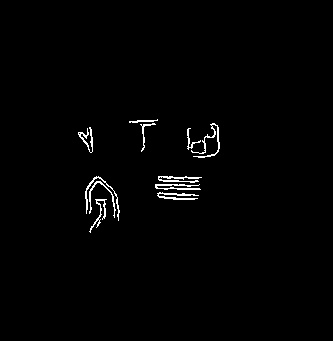
#> input picture MathematicalModeling/Q2/test_data_tasked/b02547.jpg, 333 x 341 px, found by its file name
$ python pre_task_faster.py
#> lines starting #> are read from the running program, lines starting #| are printed output that depends on the picture; after the words box and inside, x2 and y2 are one past the last pixel; in counts of white or black regions, pixels touching at a corner belong together
import cv2
import numpy as np

img = cv2.imread("C:\\Users\\Administrator\\Documents\\Study\\Study\\MathematicalModeling\\Q2\\test_data\\b02547.jpg")
#> img is the input picture: shape (341, 333, 3); min 0, max 255, mean 3.1
# img = cv2.imread("C:\\Users\\Administrator\\Documents\\Study\\Study\\MathematicalModeling\\Q2\\test_data\\b02535.jpg")
# img = cv2.imread("C:\\Users\\Administrator\\Documents\\Study\\Study\\MathematicalModeling\\Q2\\test_data\\b02531Z.jpg")

print(img.shape)
#| (341, 333, 3)

img_new = cv2.cvtColor(img, cv2.COLOR_BGR2GRAY)
num_labels, labels, stats, centroids = cv2.connectedComponentsWithStats(img_new, connectivity=8)
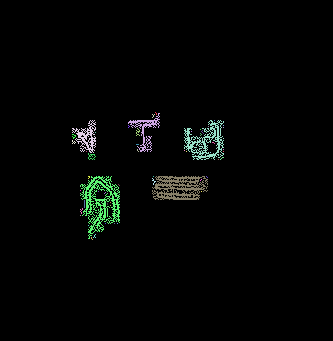
#> labels: shape (341, 333) int32; 57 distinct labels, from 0 to 56; one colour per label, 0 black
#> num_labels = 57; stats = 57 rows, first 6: [0, 0, 333, 341, 110593], [155, 112, 2, 3, 3], [128, 113, 32, 39, 273], [152, 114, 3, 4, 5], [72, 120, 24, 33, 290], [184, 120, 40, 40, 583]; centroids = 57 pairs, first value 73.14 to 223, second value 113 to 238
# regions = measure.regionprops(labels)

# 计算图像总像素数
total_pixels = img_new.shape[0] * img_new.shape[1]
#> total_pixels = 113553
print(total_pixels)
#| 113553

# 获取图片的横纵像素值
height, width = img_new.shape[:2]
#> height = 341; width = 333
# print("Image width:", width)
# print("Image height:", height)

# 计算面积阈值
min_area = total_pixels * 0.00035
#> min_area = 39.74
max_area = total_pixels * 0.0015
#> max_area = 170.3

import matplotlib.pyplot as plt

# 获取所有连通区域的面积
areas = stats[1:, cv2.CC_STAT_AREA]  # 排除背景
#> areas = 56 values, max 898 at index 33, min 1 at index 5, mean 52.86

# 对面积进行排序
sorted_areas = sorted(areas)
#> sorted_areas = 56 values from 1 to 898

# 绘制图像
plt.figure(figsize=(10, 6))
plt.plot(sorted_areas[:-1], marker='o')
plt.title('Area of Connected Components')
plt.xlabel('Component')
plt.ylabel('Area')
plt.grid(True)
plt.show()
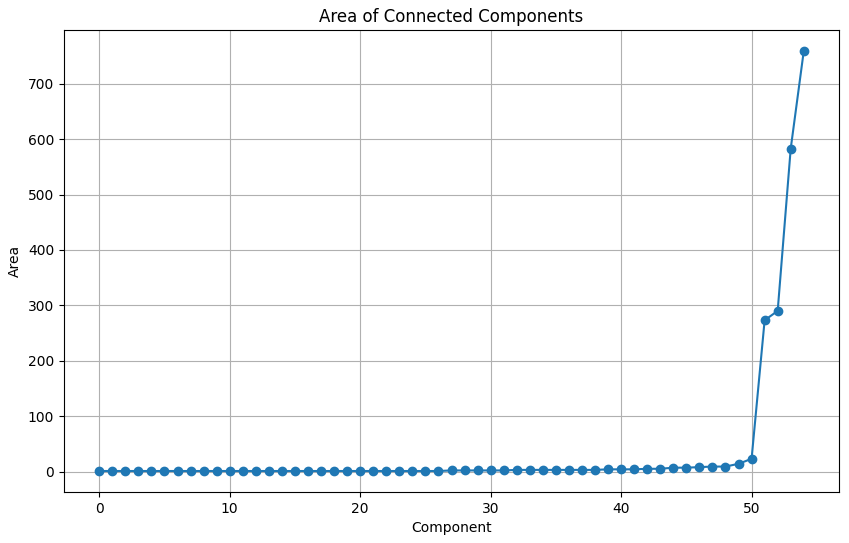
#> figure drawn by matplotlib, 1 panel; curve peaks at x = 54, y = 759

# 遍历所有连通区域
for i in range(1, num_labels):  # 0 label is the background
    # 获取当前连通区域的统计信息
    x = stats[i, cv2.CC_STAT_LEFT]
    y = stats[i, cv2.CC_STAT_TOP]
    w = stats[i, cv2.CC_STAT_WIDTH]
    h = stats[i, cv2.CC_STAT_HEIGHT]
    area = stats[i, cv2.CC_STAT_AREA]

    # 根据设定的条件判断该区域是否为干扰元素
    # if area < min_area or area > max_area:
    #     # 如果是干扰元素，将该区域填充为黑色
    #     img_new[labels == i] = 0

    # if area < 25/(340*340)*width*width or area > sorted_areas[-1] * 0.2:

    if area < sorted_areas[-1] * 0.04 or area > sorted_areas[-1] * 0.2:
        img_new[labels == i] = 0
        continue

    img_new[labels == i] = 255
#> this loop made 56 passes
#> (x, y, w, h, area) on passes 2, 4, 5, 28, 34, 36: (128, 113, 32, 39, 273), (72, 120, 24, 33, 290), (184, 120, 40, 40, 583), (88, 153, 8, 7, 23), (80, 176, 40, 63, 898), (152, 176, 56, 24, 759)
#> img_new: shape (341, 333); every value is 0
    # euler_number = regions[i-1].euler_number
    # print(euler_number)
    # euler_number = cv2.connectedComponentsWithStats(img_new_gray.astype(np.uint8), connectivity=8)[0] - 1

    # r = round(w/h,1)

    # 计算外接矩形
    # bounding_rect = (x, y, w, h)

    # if r == 1.0:
    #     img_new[labels == i] = 0

    # if euler_number < -128:
    #     img_new[labels == i] = 0

    # print(bounding_rect)

    # # 根据设定的条件判断该区域是否为干扰元素
    # if area or euler_number == 0 or euler_number == 1:  # 这里的条件需要根据实际情况进行调整
    #     # 如果是干扰元素，将该区域填充为黑色
    #     img_new[labels == i] = 0


    # 在图像上显示欧拉数
    # cv2.putText(img_new, str(area), (x, y), cv2.FONT_HERSHEY_SIMPLEX, 0.5, (255, 255, 255), 2)

# # 显示最终结果
cv2.imshow("Origin", img)
cv2.imshow("Final Processed Image", img_new)
# cv2.imwrite("C:\\Users\\Administrator\\Documents\\Study\\Study\\MathematicalModeling\\Q1\\1_Pre_test\\test.jpg", img_new)
cv2.waitKey(0)
cv2.destroyAllWindows()

$ run again, with MathematicalModeling/Q2/test_data_tasked/b02535.jpg copied over MathematicalModeling/Q2/test_data_tasked/b02547.jpg
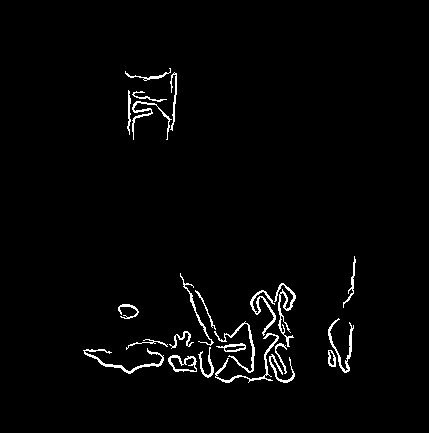
#> input picture MathematicalModeling/Q2/test_data_tasked/b02535.jpg, 429 x 433 px, found by its file name
#> img is the input picture: shape (433, 429, 3); min 0, max 255, mean 5.5
#| (433, 429, 3)
#> labels: shape (433, 429) int32; 142 distinct labels, from 0 to 141
#> num_labels = 142; stats = 142 rows, first 6: [0, 0, 429, 433, 176804], [123, 64, 2, 3, 3], [120, 64, 64, 80, 1414], [168, 64, 1, 1, 1], [120, 66, 3, 4, 5], [172, 67, 3, 2, 3]; centroids = 142 pairs, first value 80.8 to 359, second value 64 to 383
#| 185757
#> areas = 141 values, max 5943 at index 27, min 1 at index 2, mean 63.5
#> sorted_areas = 141 values from 1 to 5943
#> `plt.show()`:
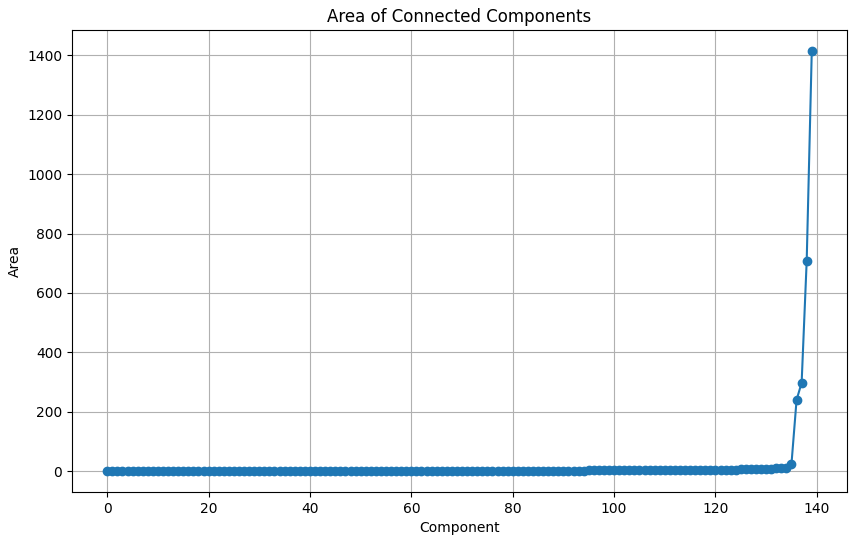
#> figure drawn by matplotlib, 1 panel; curve peaks at x = 139, y = 1414
#> the loop `for i in range(1, num_labels):` made 141 passes
#> (x, y, w, h, area) on passes 2, 26, 28, 51, 55: (120, 64, 64, 80, 1414), (336, 256, 24, 54, 298), (80, 272, 216, 112, 5943), (112, 304, 32, 16, 240), (336, 309, 8, 8, 26)
#> after the loop `for i in range(1, num_labels):`:
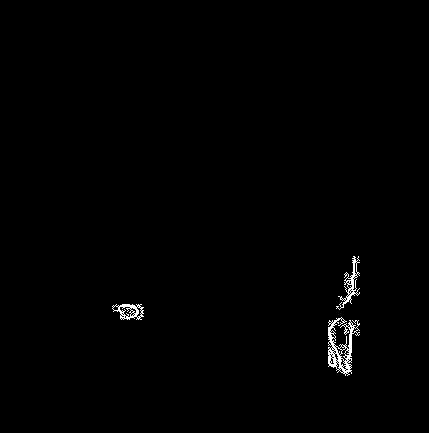
#> img_new: shape (433, 429); 0.67% white in thin lines or dots, all inside (x1, y1, x2, y2) = (112, 256, 360, 376)

$ run again, with MathematicalModeling/Q2/test_data_tasked/b02531Z.jpg copied over MathematicalModeling/Q2/test_data_tasked/b02547.jpg
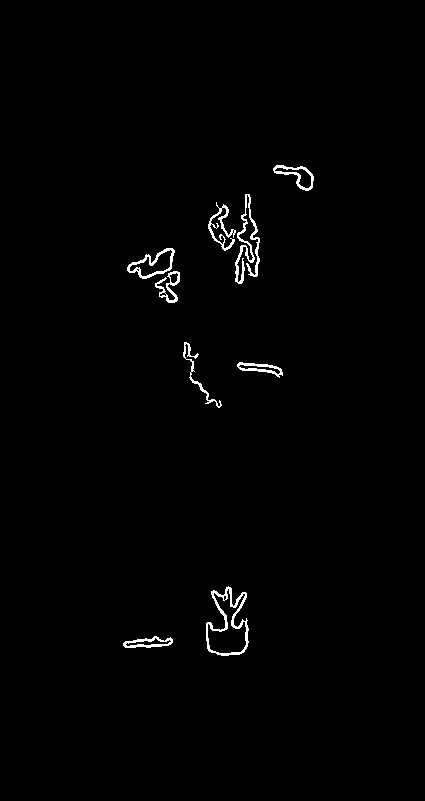
#> input picture MathematicalModeling/Q2/test_data_tasked/b02531Z.jpg, 425 x 801 px, found by its file name
#> img is the input picture: shape (801, 425, 3); min 0, max 255, mean 2.6
#| (801, 425, 3)
#> `num_labels, labels, stats, centroids = cv2.connectedComponentsWithStat..`:
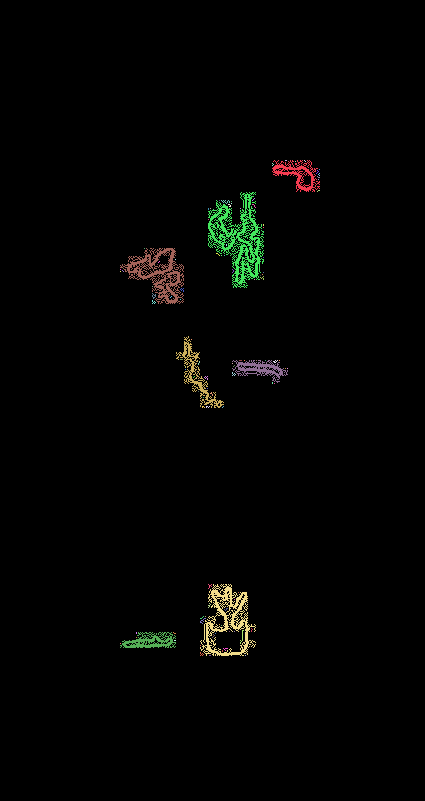
#> labels: shape (801, 425) int32; 114 distinct labels, from 0 to 113; one colour per label, 0 black
#> num_labels = 114; stats = 114 rows, first 6: [0, 0, 425, 801, 333474], [272, 160, 48, 32, 542], [285, 160, 2, 1, 2], [295, 161, 1, 1, 1], [304, 160, 2, 2, 2], [272, 163, 2, 3, 3]; centroids = 114 pairs, first value 120 to 319, second value 160 to 655
#| 340425
#> areas = 113 values, max 1945 at index 11, min 1 at index 2, mean 61.51
#> sorted_areas = 113 values from 1 to 1945
#> `plt.show()`:
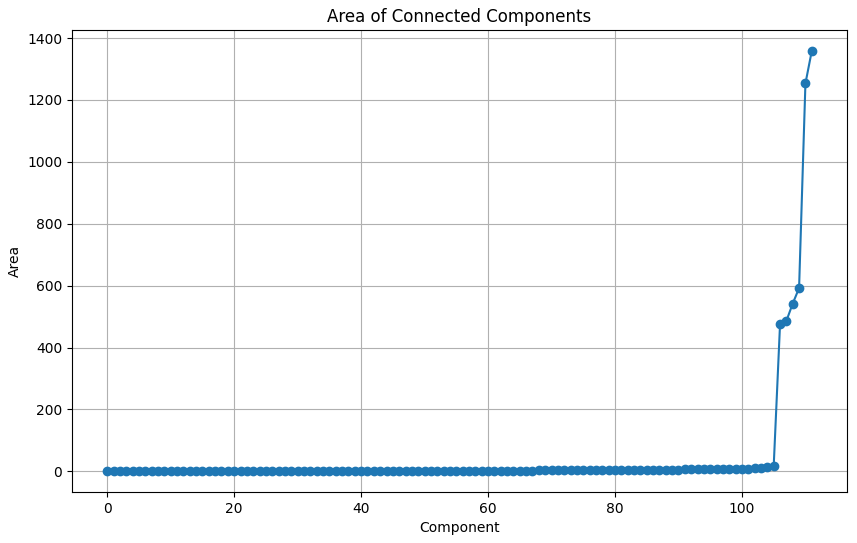
#> figure drawn by matplotlib, 1 panel; curve peaks at x = 111, y = 1358
#> the loop `for i in range(1, num_labels):` made 113 passes
#> (x, y, w, h, area) on passes 1, 12, 32, 56, 60, 86: (272, 160, 48, 32, 542), (208, 192, 56, 96, 1945), (120, 248, 64, 56, 1253), (176, 336, 48, 72, 592), (232, 360, 56, 23, 486), (200, 584, 56, 72, 1358)
